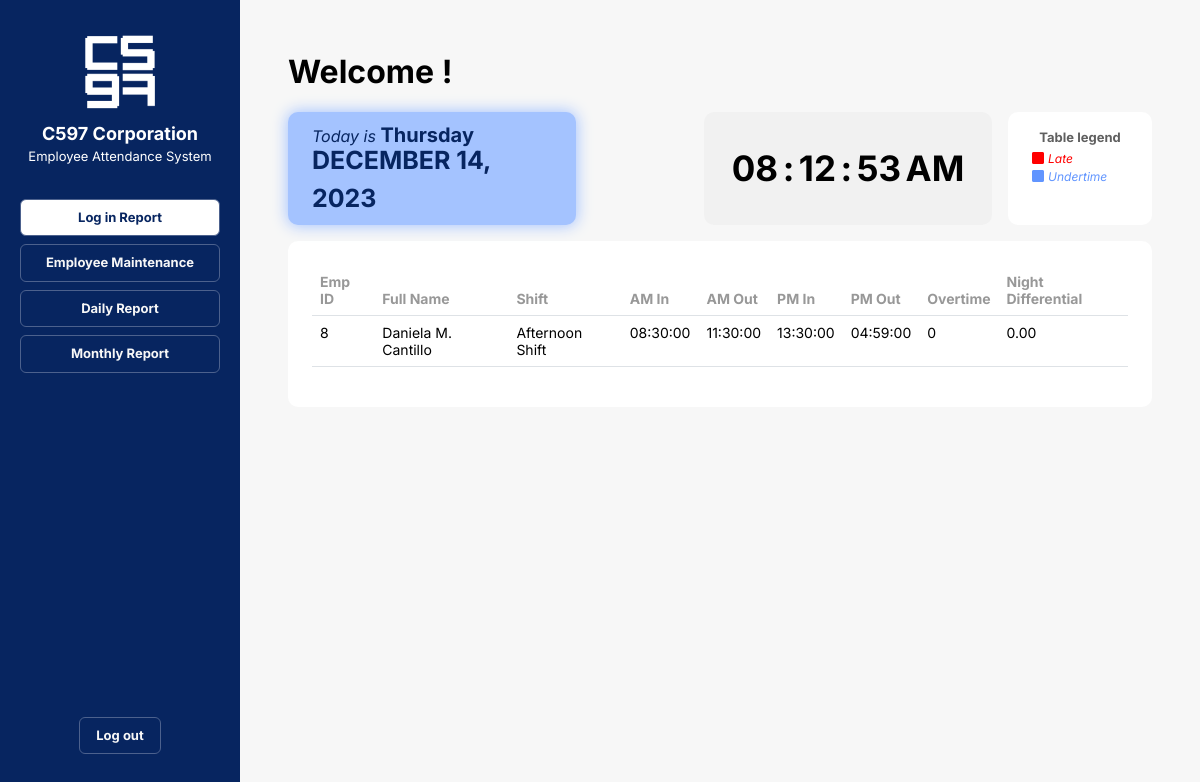
Page /login-report.php (signed in) on the committed database.
### tables this page shows
CREATE TABLE `atlog` (
  `atlog_id` int(11) NOT NULL,
  `emp_id` int(11) NOT NULL,
  `atlog_DATE` date DEFAULT NULL,
  `am_in` time DEFAULT NULL,
  `am_out` time DEFAULT NULL,
  `pm_in` time DEFAULT NULL,
  `pm_out` time DEFAULT NULL,
  `am_late` VARCHAR(3) DEFAULT NULL,
  `am_underTIME` VARCHAR(3) DEFAULT NULL,
  `pm_late` VARCHAR(3) DEFAULT NULL,
  `pm_underTIME` VARCHAR(3) DEFAULT NULL,
  `night_differential` decimal(3,2) DEFAULT NULL,
  `overtime` int(11) DEFAULT NULL
);

CREATE TABLE `employee` (
  `emp_id` int(11) NOT NULL,
  `password` varchar(30) NOT NULL,
  `first_name` varchar(50) DEFAULT NULL,
  `middle_name` varchar(50) DEFAULT NULL,
  `last_name` varchar(50) DEFAULT NULL,
  `address` varchar(100) DEFAULT NULL,
  `zip` varchar(4) DEFAULT NULL,
  `contact_number` varchar(11) DEFAULT NULL,
  `email_address` varchar(50) DEFAULT NULL,
  `contract` varchar(50) NOT NULL,
  `shift` varchar(25) NOT NULL
);

### login-report.php (the view, shortened to what this page needs)
<?php
    include "update.php";
    if (isset($_SESSION['emp_id'])) {
        $empId = $_SESSION['emp_id'];
        $sql = "SELECT atlog.emp_id, employee.first_name, employee.middle_name, employee.last_name, employee.shift, atlog.am_in, atlog.am_out, atlog.pm_in, atlog.pm_out, atlog.am_late, atlog.pm_late, atlog.am_underTIME, atlog.pm_underTIME, atlog.overtime, atlog.night_differential
                FROM atlog
                JOIN employee ON atlog.emp_id = employee.emp_id
                WHERE atlog.emp_id = $empId AND atlog.atlog_DATE = CURDATE()";
    } else {
        echo '<script>console.log("Employee ID not set in the session");</script>';
    }
    if (isset($_SESSION['admin_id'])) {
        $adminId = $_SESSION['admin_id'];
        $adminUsernameQuery = "SELECT username FROM admin WHERE admin_id = $adminId";
        $adminResult = $conn->query($adminUsernameQuery);
        if ($adminResult->num_rows > 0) {
            $adminRow = $adminResult->fetch_assoc();
            $adminUsername = $adminRow['username'];
        } else {
            echo '<script>console.log("No admin entry found");</script>';
            $adminUsername = '';
        }
    } else {
        $adminUsername = '';
    }
?>
<!DOCTYPE html>
<html lang="en">
<head>
    <link rel="stylesheet" href="https://cdn.jsdelivr.net/npm/bootstrap@5.3.2/dist/css/bootstrap.min.css">
    <link rel="stylesheet" href="https://cdn.jsdelivr.net/npm/bootstrap-icons@1.11.2/font/bootstrap-icons.min.css">
    <link rel="stylesheet" href="css/nav-bar.css">
    <link rel="stylesheet" href="css/login-report.css">
</head>
<body class="container-fluid">
    <div class="container-fluid row gap-0">
        <?php
            include('nav-bar.php');
        ?>
        <div class="right_panel container p-5">
            <p class="header_title">Welcome <span class="admin_name" id="admin_name"><?php echo htmlspecialchars($adminUsername); ?></span>!</p>
            <div class="row container-fluid m-0 gap-3">
                <div class="date_container card px-4 py-2 col col-4 justify-content-center">
                    <p class="date_subtitle m-0 p-0">Today is <span class="day_title" id="day_today"></span></p>
                    <span class="date_title"><p class="mb-0 p-0" id="full_date"></p></span>
                </div>
                <div class="clock_container grey_container col col-4 m-0 p-0 ms-auto">
                    <div class="clock_elements">
                        <span id="hour"></span>
                        <span id="point">:</span>
                        <span id="minute"></span>
                        <span id="point">:</span>
                        <span id="second"></span>
                        <span id="am_pm"></span>
                    </div>
                </div>
                <div class="white_container col col-2 m-0 py-3 px-4">
                    <p class="legend_title text-center">Table legend</p>
                    <div class="legend_red"><i class="bi bi-square-fill"></i><span class="mx-1">Late</span></div>
                    <div class="legend_blue"><i class="bi bi-square-fill"></i><span class="mx-1">Undertime</span></div>
                </div>
            </div>
            <div class="white_container row mt-3 p-4 mx-0 text-center justify-content-evenly">
                <table class="table">
                    <thead>
                        <tr>
                            <th scope="col">Emp ID</th>
                            <th scope="col">Full Name</th>
                            <th scope="col">Shift</th>
                            <th scope="col">AM In</th>
                            <th scope="col">AM Out</th>
                            <th scope="col">PM In</th>
                            <th scope="col">PM Out</th>
                            <th scope="col">Overtime</th>
                            <th scope="col">Night Differential</th>
                        </tr>
                    </thead>
                    <tbody class="table_body">
                    <?php
                        include "connection.php";
                        $result = $conn->query($sql);
                        if (mysqli_num_rows($result) > 0) {
                            while ($row = mysqli_fetch_assoc($result)) {
                                echo "<tr>";
                                echo "<td>" . $row["emp_id"] . "</td>";
                                echo "<td>" . $row["first_name"] . " " . $row["middle_name"] . " " . $row["last_name"] . "</td>";
                                echo "<td>" . $row["shift"] . "</td>";
                                if($row["am_late"] == "YES"){
                                    echo "<td style='color:red'>" . $row["am_in"] . "</td>";
                                    echo "<script>console.log('" . $row["am_in"] . "')</script>";
                                } else{
                                    echo "<td>" . $row["am_in"] . "</td>";
                                }
                                if($row["am_underTIME"]== "YES"){
                                    echo "<td style='color:blue'>" . $row["am_out"] . "</td>";
                                } else{
                                    echo "<td>" . $row["am_out"] . "</td>";
                                }
                                if($row["pm_late"] == "YES"){
                                    echo "<td style='color:red'>" . $row["pm_in"] . "</td>";
                                } else{
                                    echo "<td>" . $row["pm_in"] . "</td>";
                                }
                                if($row["pm_out"]== "YES"){
                                    echo "<td style='color:blue'>" . $row["pm_out"] . "</td>";
                                } else {
                                    echo "<td>" . $row["pm_out"] . "</td>";
                                }
                                echo "<td>" . $row["overtime"] . "</td>";
                                echo "<td>" . $row["night_differential"] . "</td>";
                                echo "</tr>";
                            }
                            echo "</tbody></table>";
                        } else {
                            echo "
                            <div class='alert alert-danger m-0 p-3' role='alert'>
                            No Records Found
                            </div>";
                        }
                    ?>
        </div>
    </div>
</body>
</html>

### css/nav-bar.css (style rules this page uses)
body { font-family: 'Inter', sans-serif; }

### css/login-report.css (style rules this page uses)
body { font-family: 'Inter', sans-serif; }
.card { border: none; border-radius: 10px; box-shadow: 0 0 15px 1px rgba(0, 0, 0, 0.1); }
.clock_container { display: flex; justify-content: center; align-items: center; }
.clock_elements span { font-size: 35px; font-weight: bold; }
.container-fluid { margin: 0; padding: 0; }
.date_container { background-color: #A4C3FF; box-shadow: 0 0 15px 1px #A4C3FF; }
.date_title, .day_title { color: #072560; font-weight: bold; margin-top: -3px; font-style: normal; }
.date_subtitle { color: #072560; font-style: italic; }
.date_title { font-size: 25px; margin-top: -8px; }
.day_title { font-size: 20px; }
.header_title { font-size: 2rem; font-weight: bold; }
.grey_container { background-color: #efefefa5; border-radius: 10px; }
.legend_blue, .legend_red { font-style: italic; font-size: 12px; }
.legend_blue { color: #6195ff; }
.legend_red { color: red; }
.right_panel { width: 80%; margin-left: 20%; display: inline-block; background-color: #F7F7F7; color: black; min-height: 100vh; }
.table th { color: #989898; }
.table th, .table_body td { font-size: 14px; }
.legend_title { font-size: 13px; font-weight: bold; color: #5f5f5f; margin-bottom: 2px; }
.white_container { background-color: #fff; border-radius: 10px; padding: 10px; }

### rows in the picture
atlog: emp "8", emp.first_name "Daniela", emp.middle_name "M.", emp.last_name "Cantillo", emp.shift "Afternoon Shift", am_in "08:30:00", am_out "11:30:00", pm_in "13:30:00", pm_out "04:59:00", overtime "0", night_differential "0.00"
